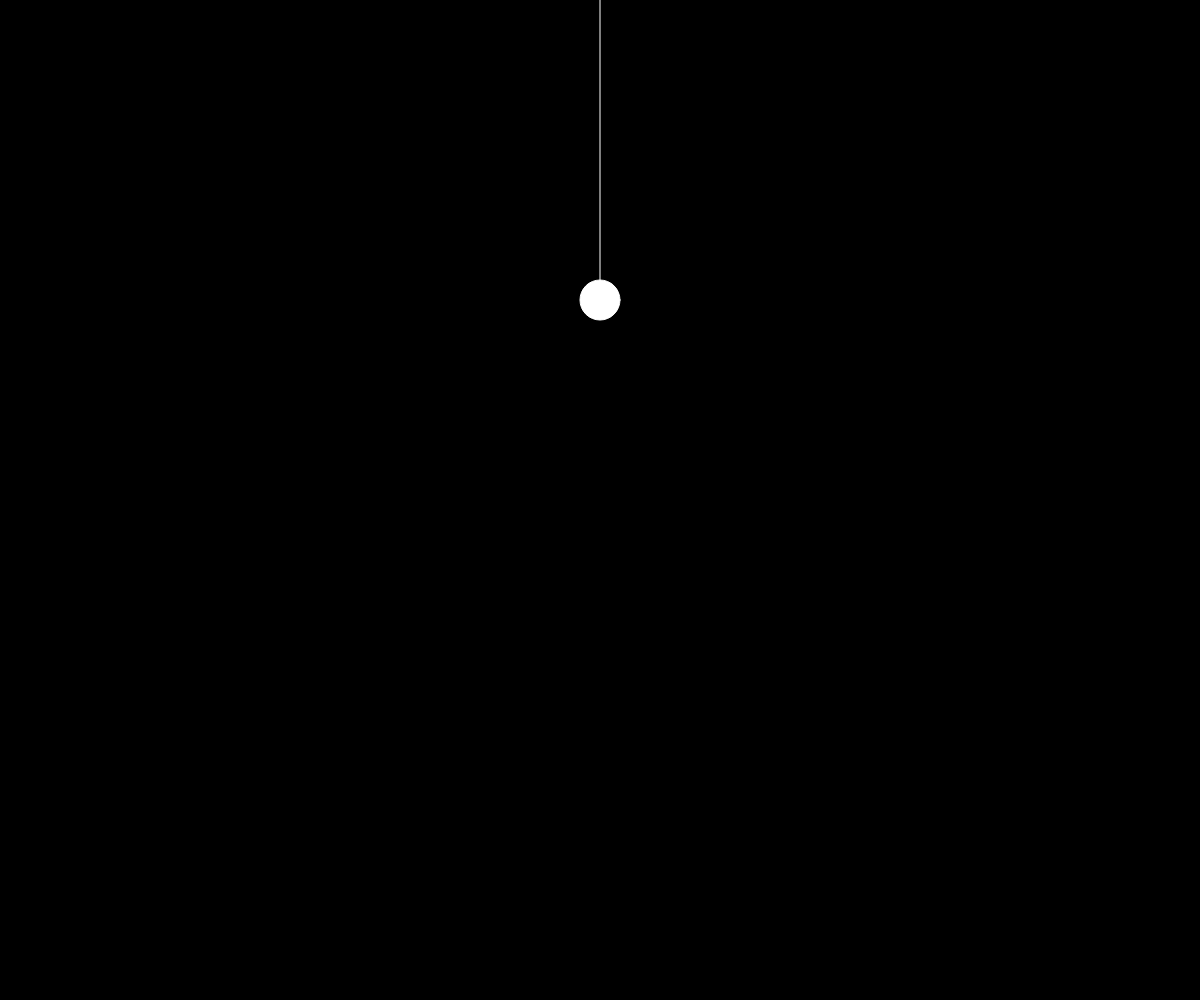
Frame 1 (no input)
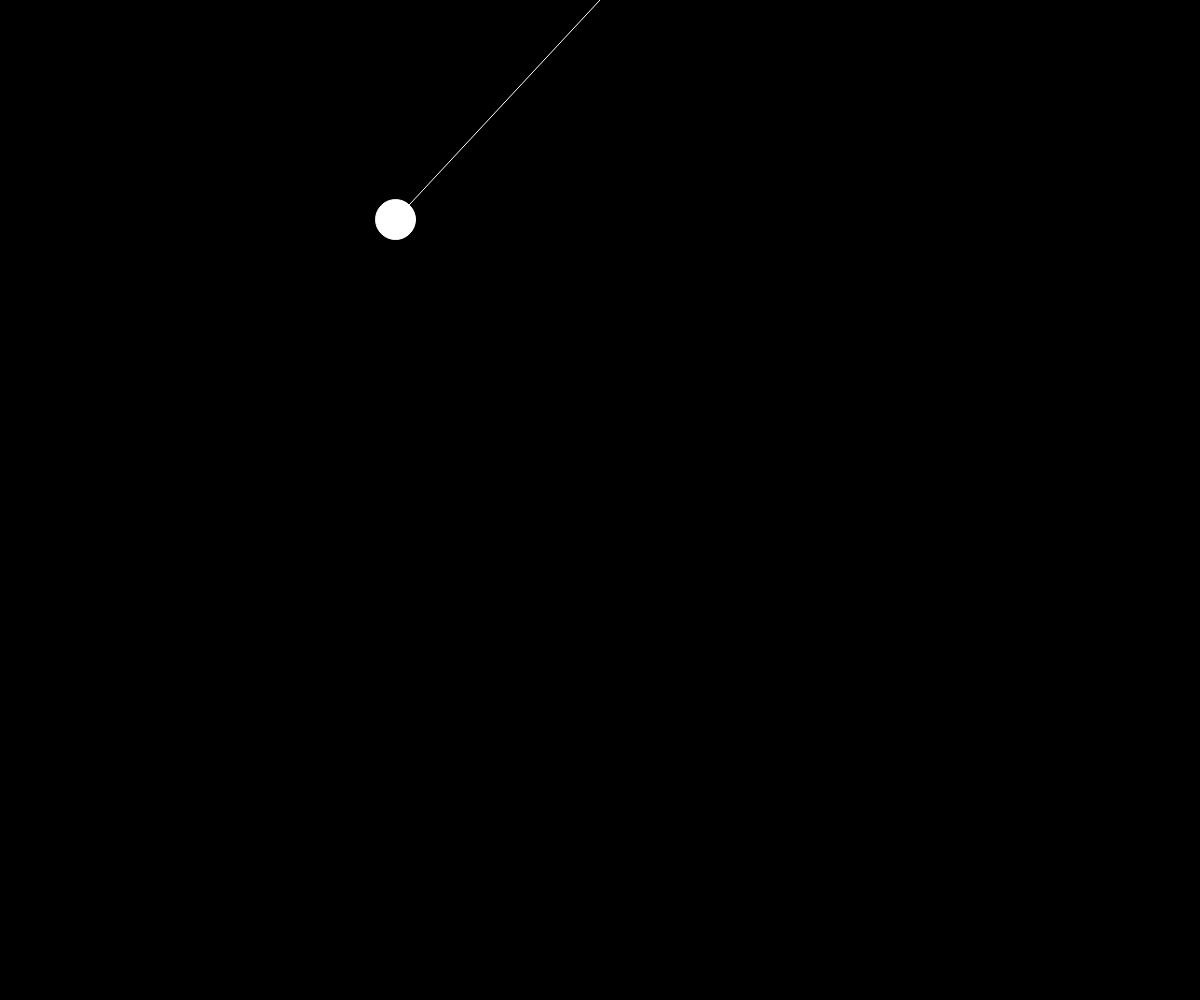
Frame 60 (no input)
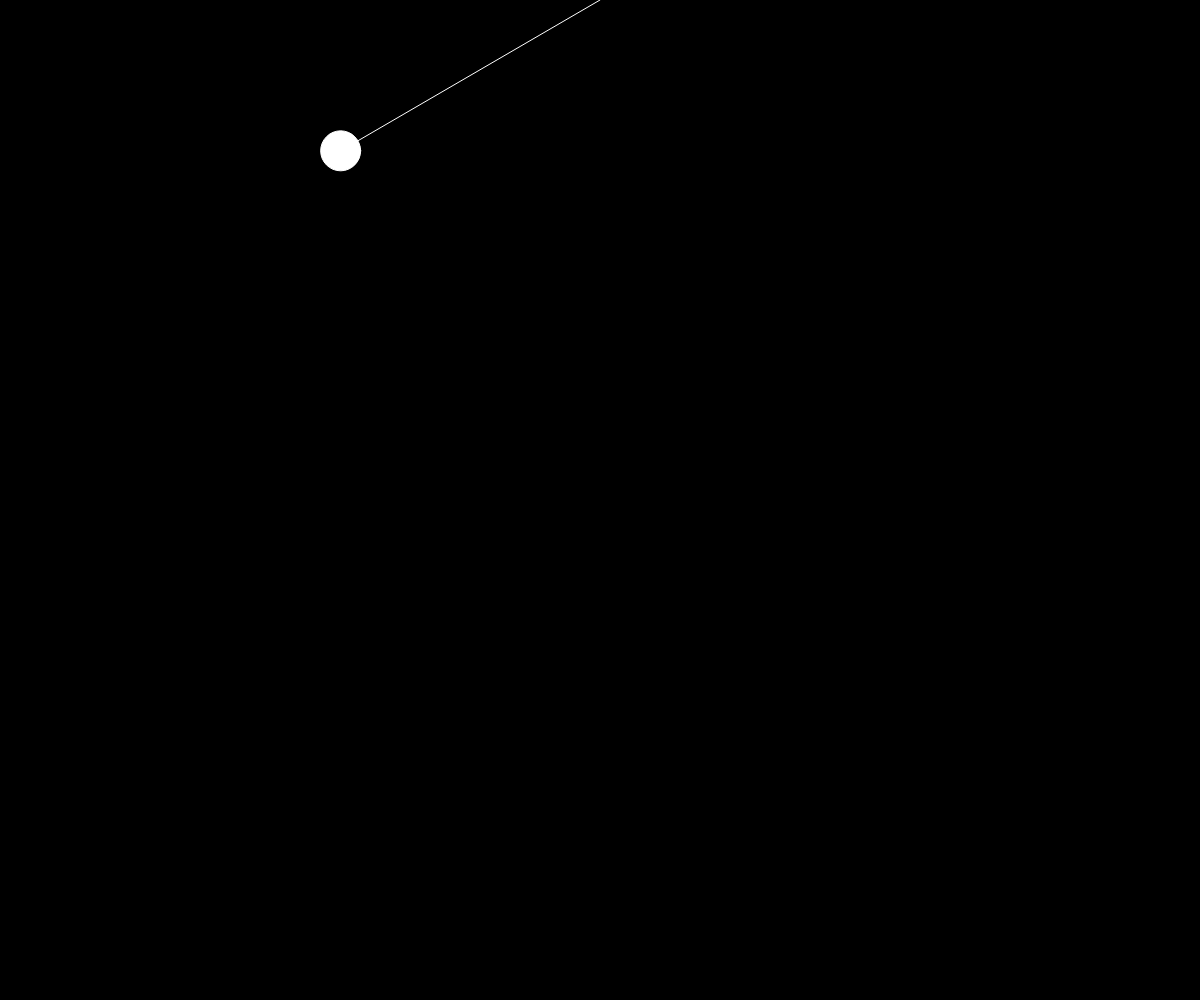
Frame 120 (the mouse pressed at the canvas centre since frame 60)

The p5.js sketch that drew these frames (run headless with seeded random() and noise() and a simulated clock; from frame 60 on, the mouse is pressed at the canvas centre):

// p5.js sketch
// ── sketch.js
let origin;
let bob;
let arm = 300;
let angle = 0;
let velocity = 0.1;
let acc;
let gravity = 0.01;  //force of gravity

function setup() {
  createCanvas(windowWidth, windowHeight);
  stroke(255);
  origin = createVector(0, 0);
  bob = createVector(0, arm);
  
}

function draw() {
  background(0);
  translate(width/2, 0);

  bob.x = origin.x + arm * sin(angle);
  bob.y = origin.y + arm * cos(angle);

  line(origin.x, origin.y, bob.x, bob.y);
  circle(bob.x, bob.y, 40);
  
  acc = -gravity * sin(angle);
  
  velocity += acc;
  angle += velocity;
}
